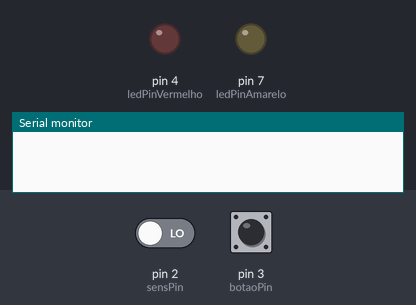
Simulated run of this sketch. Board: Arduino Uno, built with avr-gcc and run on an emulated ATmega328P. Shown: output pins drawn as LEDs (lit = HIGH), the last lines printed to the serial monitor. Dashed ring = blinking. The inputs (shaded band) are chosen by the test bench; at power-on: pin 2 (sensPin) LOW, pin 3 (botaoPin) LOW.

Above: at 1.2 s.
1.3 s: pin 2 (sensPin) driven HIGH
At 1.7 s:
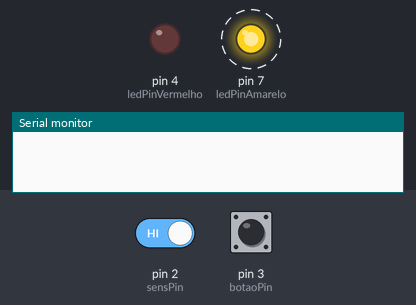
4.3 s: pin 2 (sensPin) driven LOW
At 5.3 s:
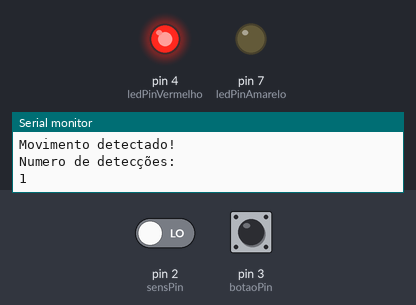
5.8 s: pin 2 (sensPin) driven HIGH
At 6.2 s:
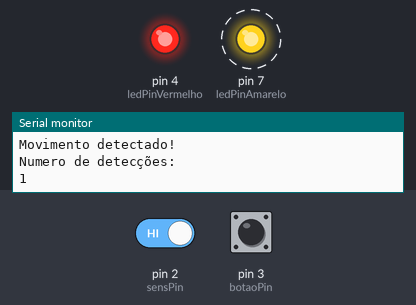
8.8 s: pin 3 (botaoPin) pulled HIGH for 0.15 s
At 9.2 s:
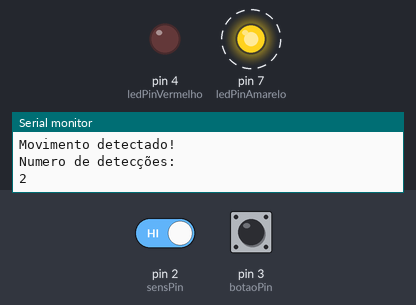
Timing chart, 0 to 12.9 s (numbered marks = the images above; inputs shaded):
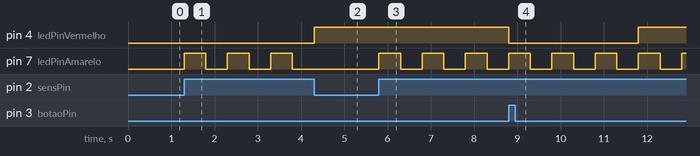

The sketch:

PraticaB1.ino
```cpp
// BRENO AMARAL SANTOS
// GIOVANNA SILVA PENIDO
// GUSTAVO HENRIQUE NEIVA
// JOÃO VICTOR FERNANDES LIMA
// CC2MA

const int sensPin = 2;
const int botaoPin = 3;
const int ledPinAmarelo = 7;
const int ledPinVermelho = 4;

int cont = 0;

void setup() {
  // Configuração dos pinos
  pinMode(sensPin, INPUT);
  pinMode(botaoPin, INPUT);
  pinMode(ledPinAmarelo, OUTPUT);
  pinMode(ledPinVermelho, OUTPUT);
  // Inicialização da comunicação serial (Configuração da comunicação entra o Arduino e o computador)
  Serial.begin(9600);

}

void loop() {
  // Leitura do estado do sensor PIR
  int sensState = digitalRead(sensPin);
  // Mantém o led desligado se não houver movimento
  digitalWrite(ledPinAmarelo, LOW);
  // Condicionamento da leitura do sensor para execução do comando
  if (sensState == HIGH) {
    // Contador de detecção de movimentos
    cont++;
    for (int i = 0; i<=2; i++) {
      // Repetição para piscar o led quando o movimento for detectado
      digitalWrite(ledPinAmarelo, HIGH);
      delay(500);
      digitalWrite(ledPinAmarelo, LOW);
      delay(500);
    }
    // Impressões no monitor serial
    Serial.println("Movimento detectado!");
    Serial.println("Numero de detecções: ");
    Serial.println(cont);
    digitalWrite(ledPinVermelho, HIGH);
  }
  // Declaração do botão reset
  if (digitalRead(botaoPin) == HIGH) {
    botaoReset();
  }
}

// Método do botão reset
void botaoReset() {
  digitalWrite(ledPinVermelho, LOW);
  cont = 0;
}
```

Measured:
- after the input at 1.3 s, pin 7 (ledPinAmarelo): alternates HIGH for 0.50 s and LOW for 0.50 s, starting at once
- after the input at 4.3 s, pin 7 (ledPinAmarelo): stays LOW (without the input it goes to HIGH after 0.00 s)
- after the input at 5.8 s, pin 7 (ledPinAmarelo): alternates HIGH for 0.50 s and LOW for 0.50 s, starting at once
- after the input at 8.8 s, pin 4 (ledPinVermelho): HIGH → LOW at once, → HIGH 3.0 s later
